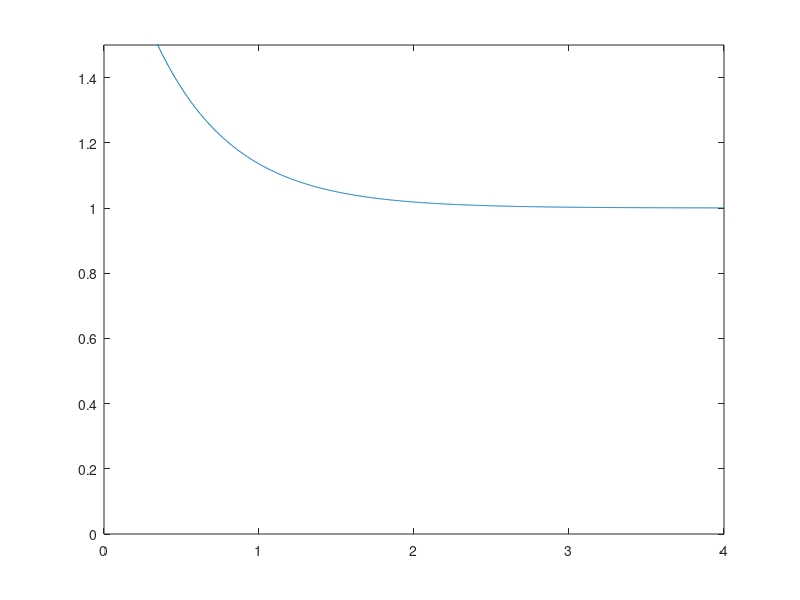
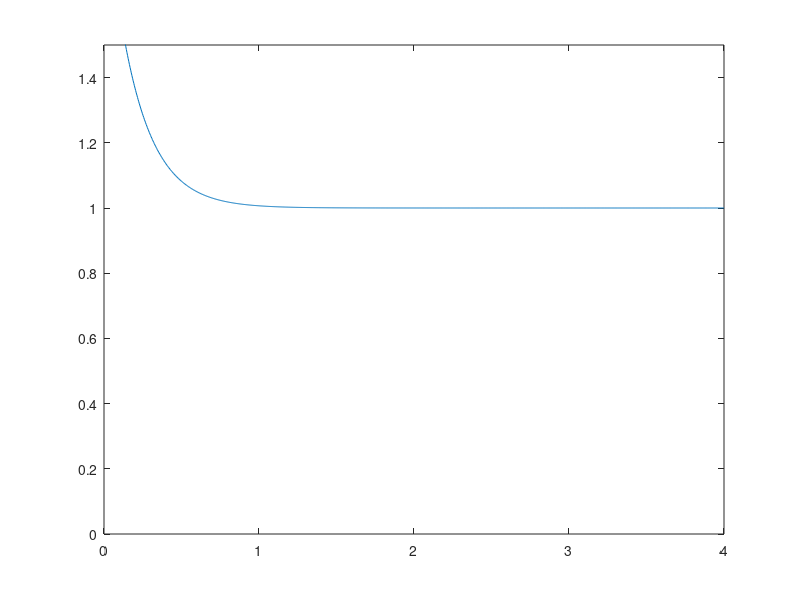
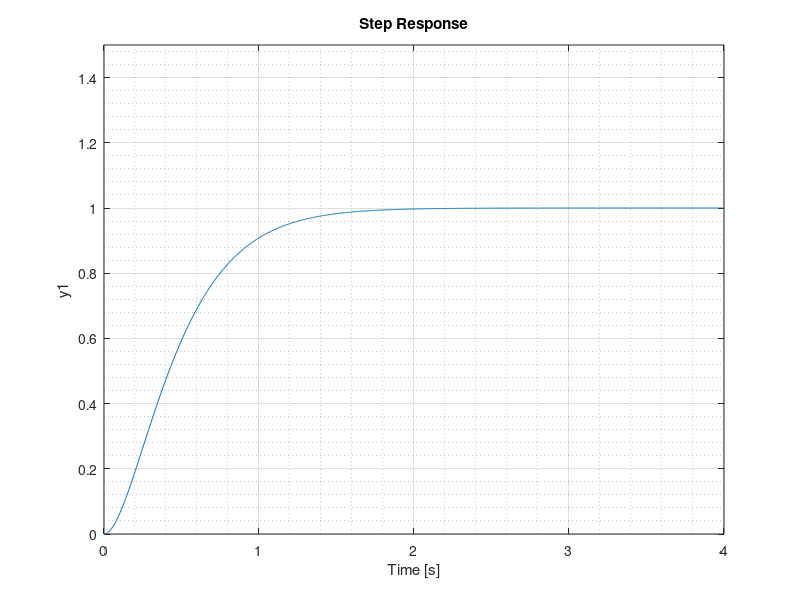
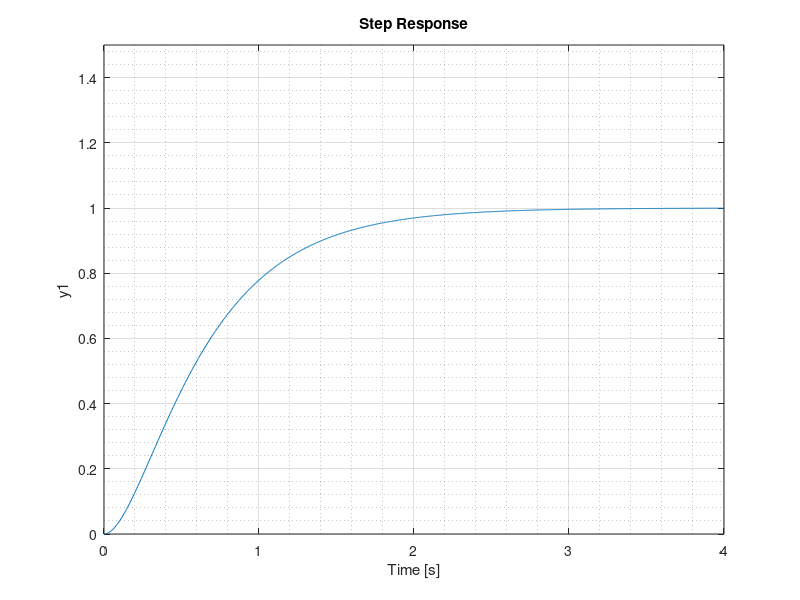

These charts were generated, in order, by the following MATLAB code:
close all; 
clear;

t = linspace( 0, 4, 1000 );


p1 = [ -2 + 5*1j, -2 - 5*1j ];

[ num1, den1 ] = zp2tf( [], p1, 29 );

sys1 = tf( num1, den1 );

fig = figure( 'WindowStyle', 'Docked' );
hold on; grid on; grid minor;
step( sys1, t );
plot( t, 1+exp( -2*t ) );
xlim( [ 0, 4 ] );
ylim( [ 0, 1.5 ] );



p2 = [ -5 + 10*1j, -5 - 10*1j ];

[ num2, den2 ] = zp2tf( [], p2, 125 );

sys2 = tf( num2, den2 );

fig2 = figure( 'WindowStyle', 'Docked' );
hold on; grid on; grid minor;
step( sys2, t );
plot( t, 1+exp( -5*t ) );
xlim( [ 0, 4 ] );
ylim( [ 0, 1.5 ] );




p3 = [ -4, -4 ];

[ num3, den3 ] = zp2tf( [], p3, 16 );

sys3 = tf( num3, den3 );

fig3 = figure( 'WindowStyle', 'Docked' );
hold on; grid on; grid minor;
step( sys3, t );
xlim( [ 0, 4 ] );
ylim( [ 0, 1.5 ] );



p4 = [ -2, -5 ];

[ num4, den4 ] = zp2tf( [], p4, 10 );

sys4 = tf( num4, den4 );

fig4 = figure( 'WindowStyle', 'Docked' );
hold on; grid on; grid minor;
step( sys4, t );
xlim( [ 0, 4 ] );
ylim( [ 0, 1.5 ] );








p5 = [ -4+3*1j, -4-3*1j ];

[ num5, den5 ] = zp2tf( [], p5, 25 );

sys5 = tf( num5, den5 );

fig5 = figure( 'WindowStyle', 'Docked' );
hold on; grid on; grid minor;
step( sys5, t );
% xlim( [ 0, 4 ] );
% ylim( [ 0, 1.5 ] );












